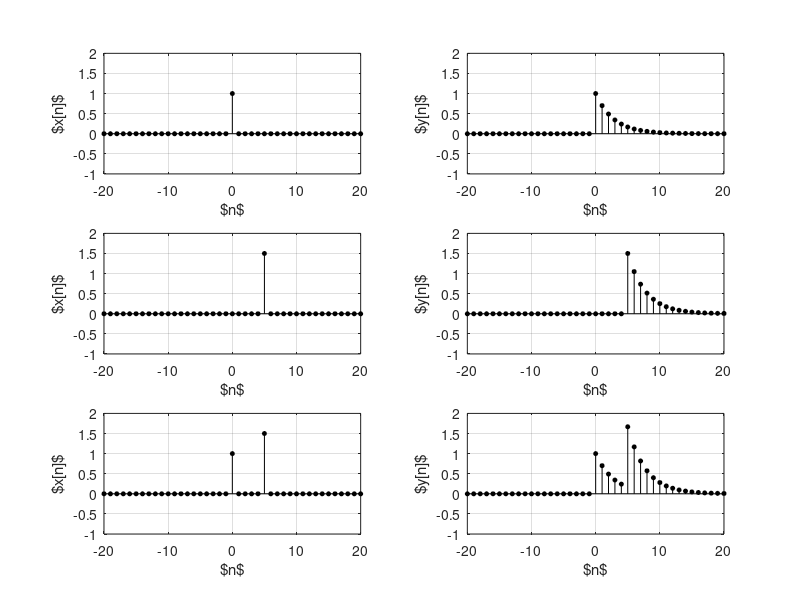
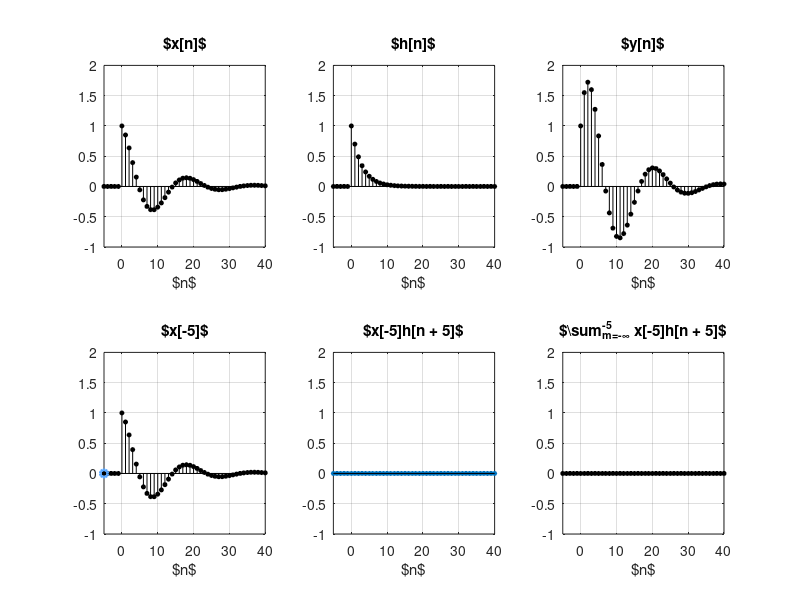

MATLAB code for these plots, in order: (Note: this script raises an error after producing the figures.)
close all; clear; clc;

close all; clear; clc;


%% convolution 1
close all;
figure('units', 'inches', 'position', [1, 1, 5, 9]);


color = [88, 166, 255] / 255;

n = -20:20;

h = (0.7).^n;
h(n < 0) = 0;
ht = h(n >= 0);

x1 = zeros(size(n));
x1(n == 0) = 1;
y1 = conv(x1, ht);
y1 = y1(1:length(x1));

x2 = zeros(size(n));
x2(n == 5) = 1.5;
y2 = conv(x2, ht);
y2 = y2(1:length(x2));

x3 = x2 + x1;
y3 = conv(x3, ht);
y3 = y3(1:length(x3));

subplot(3, 2, 1)
stem(n, x1, 'k', 'filled','MarkerSize', 3);
grid on
ylim([-1, 2]);
xlabel('$n$');
ylabel('$x[n]$');

subplot(3, 2, 2)
stem(n, y1, 'k', 'filled','MarkerSize', 3);
grid on
ylim([-1, 2]);
xlabel('$n$');
ylabel('$y[n]$');

subplot(3, 2, 3)
stem(n, x2, 'k', 'filled','MarkerSize', 3);
grid on
ylim([-1, 2]);
xlabel('$n$');
ylabel('$x[n]$');

subplot(3, 2, 4)
stem(n, y2, 'k', 'filled','MarkerSize', 3);
grid on
ylim([-1, 2]);
xlabel('$n$');
ylabel('$y[n]$');


subplot(3, 2, 5)
stem(n, x3, 'k', 'filled','MarkerSize', 3);
grid on
ylim([-1, 2]);
xlabel('$n$');
ylabel('$x[n]$');

subplot(3, 2, 6)
stem(n, y3, 'k', 'filled','MarkerSize', 3);
grid on
ylim([-1, 2]);
xlabel('$n$');
ylabel('$y[n]$');


exportgraphics(gcf, '2_convolution_intro.jpg', 'resolution', 300);



%% convolution gif
close all;
figure('units', 'inches', 'position', [1, 1, 9, 4], 'color', 'w');


color = [88, 166, 255] / 255;
n = -5:40;

h = (0.7).^n;
h(n < 0) = 0;
ht = h(n >= 0);

x = (0.9).^n .* cos(n/3);
x(n < 0) = 0;

xl = [-5, 40];

subplot(2, 3, 1)
stem(n, x, 'k', 'filled','MarkerSize', 3);
grid on
ylim([-1, 2]);
xlim(xl);
xlabel('$n$');
title('$x[n]$');

subplot(2, 3, 2)
stem(n, h, 'k', 'filled', 'MarkerSize', 3);
grid on
ylim([-1, 2]);
xlim(xl);
xlabel('$n$');
title('$h[n]$');

subplot(2, 3, 3)
stem(n, filter(ht, 1, x), 'k', 'filled', 'MarkerSize', 3);
grid on
ylim([-1, 2]);
xlim(xl);
xlabel('$n$');
title('$y[n]$');





yc = zeros(size(x));
for nn = n
    
    subplot(2, 3, 4)
    stem(n, x, 'k', 'filled','MarkerSize', 3);
    hold on
    scatter(nn, x(nn == n), 30, color, 'LineWidth', 2);
    hold off
    grid on
    ylim([-1, 2]);
    xlim(xl);
    xlabel('$n$');
    title(sprintf('$x[%d]$', nn));
    
    
    hc = x(nn == n) * (0.7).^(n - nn);
    hc(n < nn) = 0;
    subplot(2, 3, 5)
    stem(n, hc, 'filled','MarkerSize', 3,'color', color);
    hold off
    grid on
    xlim(xl);
    ylim([-1, 2]);
    xlabel('$n$');
    if nn < 0
        title(sprintf('$x[%d]h[n + %d]$', nn, abs(nn)));
    else
        title(sprintf('$x[%d]h[n - %d]$', nn, nn));
    end
    
    yc = yc + hc;
    
    subplot(2, 3, 6);
    stem(n, yc, 'k', 'filled','MarkerSize', 3);  
       hold off
    grid on
    xlim(xl);
    ylim([-1, 2]);
    xlabel('$n$');
    if nn < 0
        title(sprintf('$\\sum_{m=-\\infty}^{-%d} x[%d]h[n + %d]$', abs(nn), nn, abs(nn)));
    else
        title(sprintf('$\\sum_{m=-\\infty}^{%d} x[%d]h[n-%d]$', nn, nn, nn));
    end
    
    
    if nn == n(1)
    gif('../assets/img/animations/convolution.gif', 'overwrite', true);
    else
    gif;
    end
   
end

%% convolution icon
figure('units', 'pixels', 'position', [20, 20, 400, 400]);
for nn = n
   
    ycp = yc;
    ycp(n > nn) = 0;
    stem(n, ycp, 'k', 'filled','MarkerSize', 3);  
       hold off
    grid on
    xlim(xl);
    ylim([-1, 2]);
    xlabel('$n$');
    axis off
    
    if nn == n(1)
    gif('../assets/img/animations/convolution_icon.gif', 'overwrite', true);
    else
    gif;
    end
   
end



%% Graphical Convolution


close all;
figure('units', 'inches', 'position', [1, 1, 6, 16/3], 'color', 'w');

t = linspace(-3, 3, 3001);

x = @(t) heaviside(t + 1) - heaviside(t - 1);

h1 = @(t) (heaviside(t) - heaviside(t - 1));
h2 = @(t) (heaviside(t) - heaviside(t - 1)) .* (1 - t);
h3 = @(t) exp(-4 * t.^2);

y = zeros(length(t),3);

a = -2;
b = 2;

integrand = @(tau, t, x, h) x(tau) .* h(t - tau);


for i = 1:length(t)    
    y(i,1) = integral(@(tau) integrand(tau, t(i), x, h1), a, b,...
        'Waypoints', [0, 1, 2, 3]);

    y(i,2) = integral(@(tau) integrand(tau, t(i), x, h2), a, b,...
        'Waypoints', [0, 1, 2, 3]);

    y(i,3) = integral(@(tau) integrand(tau, t(i), x, h3), a, b,...
        'Waypoints', [0, 1, 2, 3]);
end

for j = 1:3
    y(:,j) = movmedian(y(:,j), 5);
end

h = {h1, h2, h3};

for i = 1:3
subplot(4, 3, i)
plot(t, x(t), 'k', 'LineWidth', 1);
grid on
ylim([-1, 2]);
xlim([-3, 3]);
ylabel('$x(t)$');

subplot(4, 3, 3 + i)
plot(t, h{i}(t), 'k', 'LineWidth', 1);
grid on
xlim([-3, 3]);
ylim([-1, 2]);
ylabel('$h(t)$');

end

dt = 25 * (t(2) - t(1));
dt = 0.1;
tau = -2;


for i = 1:50
    
    tau = tau + dt;

    
    

    for j = 1:3

        hf = h{j}(tau - t);
        subplot(4, 3, 6 + j)
        plot(t, x(t), 'k', 'LineWidth', 1);
        hold on
        plot(t, hf, 'color', color, 'LineWidth', 1);
        grid on   
        hold off
        xlim([-3, 3]);
        ylim([-1, 2]);
        ylabel('$x(t), h(\tau - t)$');

        subplot(4, 3, 9 + j);
        plot(t(t <= tau), y(t <= tau,j), 'k', 'LineWidth', 1);
        grid on
        xlim([-3, 3]);
        ylim([-1, 2]);
        xlabel('$t$');
        ylabel('$y(t)$');

    end

    if i == 1
        gif('../assets/img/animations/boxcars.gif', 'overwrite', true,...
            'DelayTime', 4/15);
    else
        gif();
    end


end


%% Graphical Convolution

close all;
figure('units', 'inches', 'position', [1, 1, 3, 8], 'color', 'w');

t = linspace(-3, 3, 3001);

x = @(t) heaviside(t + 1) - heaviside(t - 1);

h = @(t) (heaviside(t) - heaviside(t - 1)) .* (1 - t);


y = zeros(size(t));

a = -2;
b = 2;

integrand = @(tau, t, x, h) x(tau) .* h(t - tau);


for i = 1:length(t)
    
    y(i) = integral(@(tau) integrand(tau, t(i), x, h), a, b,...
        'Waypoints', [0, 1, 2, 3]);

end

y = movmedian(y, 5);





subplot(4, 1, 1)
plot(t, x(t), 'k', 'LineWidth', 1);
grid on
ylim([-1, 2]);
xlim([-3, 3]);
ylabel('$x(t)$');

subplot(4, 1, 2)
plot(t, h(t), 'k', 'LineWidth', 1);
grid on
xlim([-3, 3]);
ylim([-1, 2]);
ylabel('$h(t)$');

dt = 25 * (t(2) - t(1));
dt = 0.05;
tau = -2;


for i = 1:100
    
    tau = tau + dt;

    
    hf = h(tau - t);

    subplot(4, 1, 3)
    plot(t, x(t), 'k', 'LineWidth', 1);
    hold on
    plot(t, hf, 'r', 'LineWidth', 1);
    grid on   
    hold off
    xlim([-3, 3]);
    ylim([-1, 2]);
    ylabel('$x(t), h(\tau - t)$');

    subplot(4, 1, 4);
    plot(t(t <= tau), y(t <= tau), 'k', 'LineWidth', 1);
    grid on
    xlim([-3, 3]);
    ylim([-1, 2]);
    xlabel('$t$');
    ylabel('$y(t)$');

    if i == 1
        gif('../assets/img/animations/trianglecar.gif', 'overwrite', true);
    else
        gif();
    end


end


%% Graphical Convolution

close all;
figure('units', 'inches', 'position', [1, 1, 3, 8], 'color', 'w');

t = linspace(-3, 3, 3001);

x = @(t) heaviside(t + 1) - heaviside(t - 1);

h = @(t) exp(-4 * t.^2);



y = zeros(size(t));

a = -2;
b = 2;

integrand = @(tau, t, x, h) x(tau) .* h(t - tau);


for i = 1:length(t)
    
    y(i) = integral(@(tau) integrand(tau, t(i), x, h), a, b,...
        'Waypoints', [0, 1, 2, 3]);

end

y = movmedian(y, 5);





subplot(4, 1, 1)
plot(t, x(t), 'k', 'LineWidth', 1);
grid on
ylim([-1, 2]);
xlim([-3, 3]);
ylabel('$x(t)$');

subplot(4, 1, 2)
plot(t, h(t), 'k', 'LineWidth', 1);
grid on
xlim([-3, 3]);
ylim([-1, 2]);
ylabel('$h(t)$');

dt = 25 * (t(2) - t(1));
dt = 0.05;
tau = -2;


for i = 1:100
    
    tau = tau + dt;

    
    hf = h(tau - t);

    subplot(4, 1, 3)
    plot(t, x(t), 'k', 'LineWidth', 1);
    hold on
    plot(t, hf, 'r', 'LineWidth', 1);
    grid on   
    hold off
    xlim([-3, 3]);
    ylim([-1, 2]);
    ylabel('$x(t), h(\tau - t)$');

    subplot(4, 1, 4);
    plot(t(t <= tau), y(t <= tau), 'k', 'LineWidth', 1);
    grid on
    xlim([-3, 3]);
    ylim([-1, 2]);
    xlabel('$t$');
    ylabel('$y(t)$');

    if i == 1
        gif('../assets/img/animations/gausscar.gif', 'overwrite', true);
    else
        gif();
    end


end


%%









